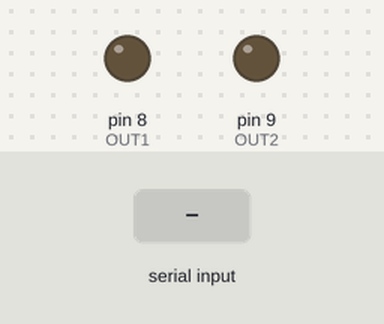
The sketch below on a simulated Arduino Uno, built with avr-gcc and run on an emulated ATmega328P. On the bench: output pins drawn as LEDs (lit = HIGH). Dashed ring = blinking. The test bench sets the inputs (shaded band).

Above: at 1.2 s.
1.3 s: byte 30 received over Serial
At 2.2 s:
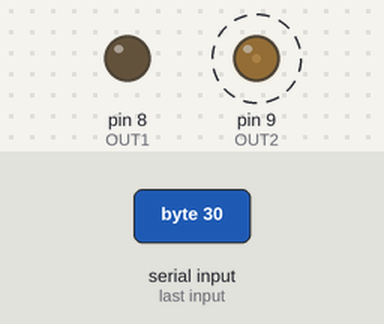
4.3 s: byte 90 received over Serial
Timing chart, 0 to 13.3 s (numbered marks = the images above; inputs shaded):
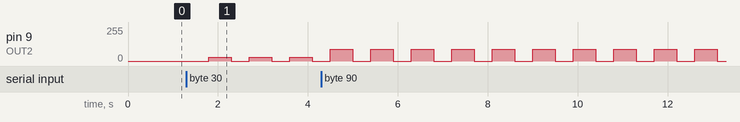

The sketch:

MotorTest2.ino
```cpp
const int OUT1 = 8;
const int OUT2 = 9;


int value;

void setup() {

  Serial.begin(9600);

  value = 0;
}

void loop() {

  if(Serial.available())
    value = Serial.read() % 255;

  analogWrite(OUT1, 0);
  analogWrite(OUT2, value);

  delay(500);

  analogWrite(OUT1, value);
  analogWrite(OUT2, 0);

  delay(400);


}
```

Measured:
- after the input at 1.3 s, pin 9 (OUT2): alternates 30/255 for 0.50 s and 0/255 for 0.40 s, starting after 0.50 s
